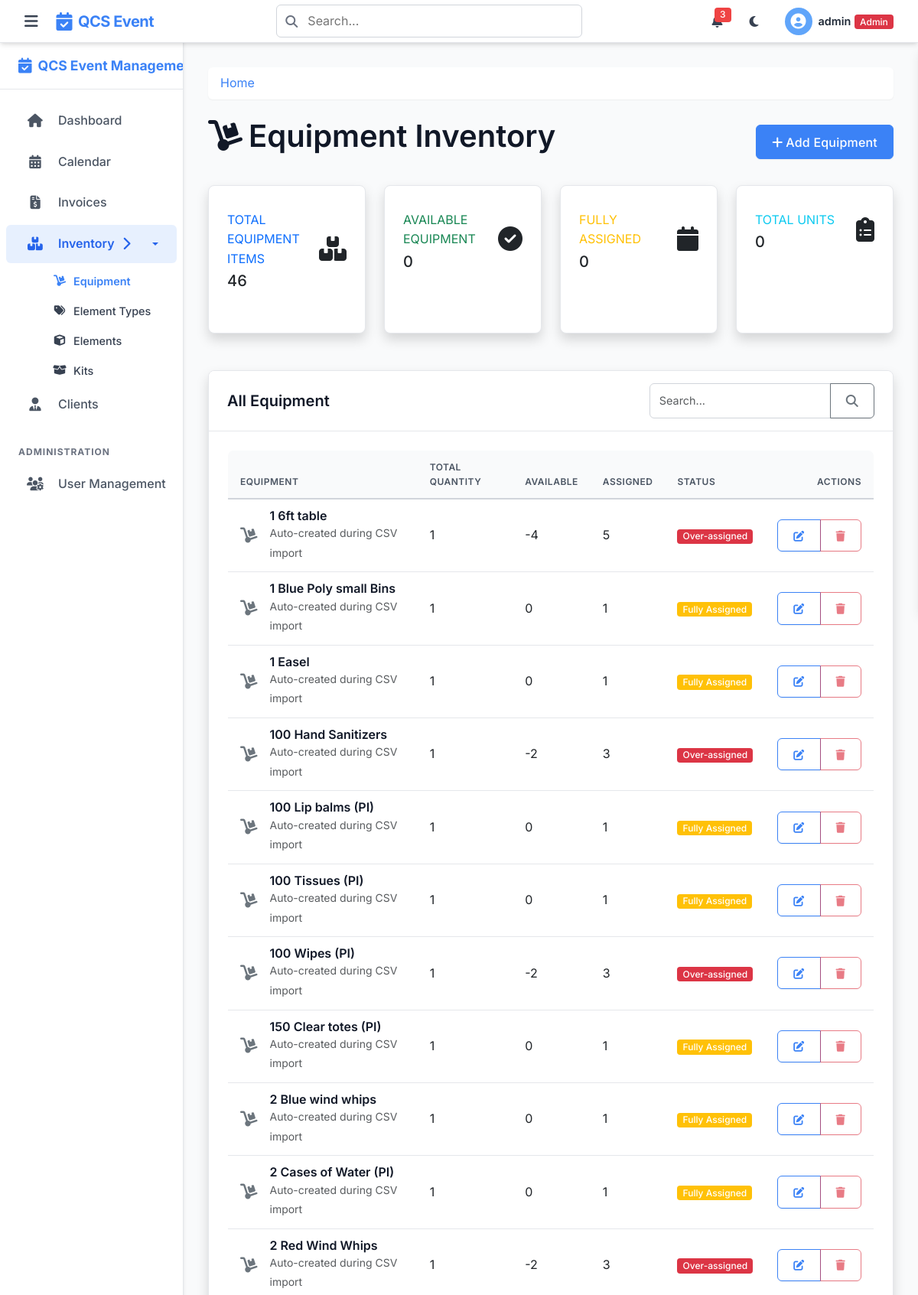
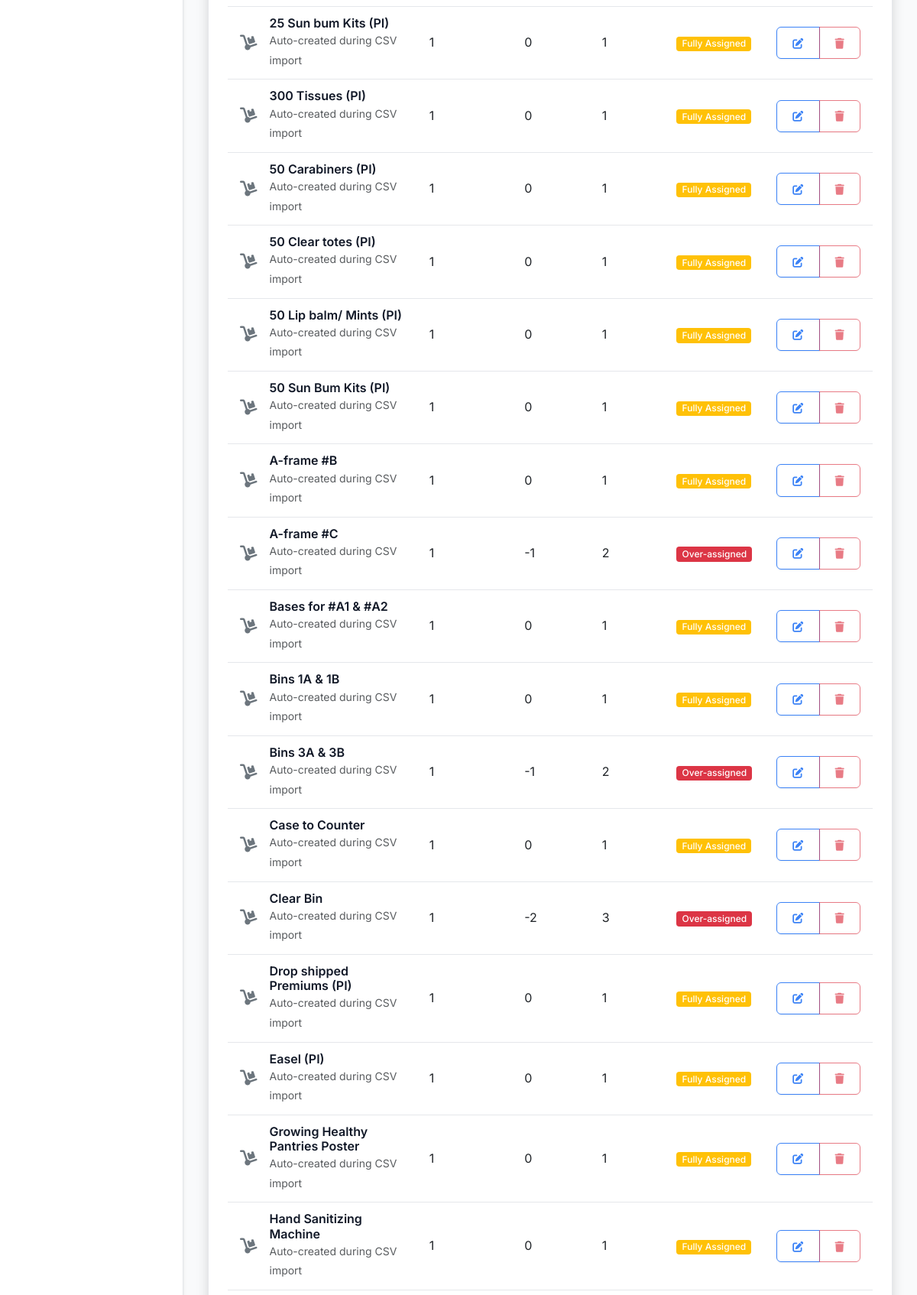
The page /equipment (signed in, upper part) on the database its author committed (2 pictures, top to bottom).
### tables this page shows
CREATE TABLE equipment (
    id INTEGER PRIMARY KEY AUTOINCREMENT,
    name TEXT NOT NULL,
    description TEXT,
    quantity INTEGER NOT NULL DEFAULT 1,
    status TEXT DEFAULT 'available' CHECK(status IN ('available', 'maintenance', 'retired')),
    created_by INTEGER,
    created_at TEXT NOT NULL DEFAULT (datetime('now')),
    FOREIGN KEY (created_by) REFERENCES users(id)
);

### app.py (the view)
@app.route('/equipment')
@login_required
def equipment():
    db = get_db()
    equipment = db.execute(
        '''SELECT e.*,
           (SELECT COUNT(*) FROM equipment_assignments WHERE equipment_id = e.id) as assignment_count
           FROM equipment e ORDER BY e.name'''
    ).fetchall()
    return render_template('equipment.html', equipment=equipment)

### app.py (called while the page is built)
@app.after_request
def add_security_headers(response):
    response.headers['X-Content-Type-Options'] = 'nosniff'
    response.headers['X-Frame-Options'] = 'DENY'
    response.headers['X-XSS-Protection'] = '1; mode=block'
    response.headers['Strict-Transport-Security'] = 'max-age=31536000; includeSubDomains'
    return response

### helpers.py (called while the page is built)
def get_db():
    if 'db' not in g:
        g.db = sqlite3.connect(
            current_app.config['DATABASE'],
            detect_types=sqlite3.PARSE_DECLTYPES
        )
        g.db.row_factory = sqlite3.Row
    return g.db

def login_required(f):
    @wraps(f)
    def decorated_function(*args, **kwargs):
        if 'user_id' not in session:
            if request.path.startswith('/api/') or request.is_json or request.headers.get('X-Requested-With') == 'XMLHttpRequest':
                return jsonify({'error': 'Authentication required'}), 401
            else:
                flash('Please log in first', 'warning')
                return redirect(url_for('login'))
        return f(*args, **kwargs)
    return decorated_function

### templates/equipment.html (shortened to what this page needs)
{% extends 'layout.html' %}
{% block content %}
<div class="d-flex justify-content-between align-items-center mb-4">
    <h1><i class="fas fa-dolly me-2"></i>Equipment Inventory</h1>
    <div>
        {% if 'admin' in session.role or 'staff' in session.role %}
        <a href="{{ url_for('new_equipment') }}" class="btn btn-primary">
            <i class="fas fa-plus me-1"></i>Add Equipment
        </a>
        {% endif %}
    </div>
</div>
<div class="row mb-4">
    <div class="col-xl-3 col-md-6 mb-4">
        <div class="card border-left-primary shadow h-100 py-2">
            <div class="card-body">
                <div class="row no-gutters align-items-center">
                    <div class="col mr-2">
                        <div class="text-xs font-weight-bold text-primary text-uppercase mb-1">
                            Total Equipment Items
                        </div>
                        <div class="h5 mb-0 font-weight-bold text-gray-800">{{ equipment|length }}</div>
                    </div>
                    <div class="col-auto">
                        <i class="fas fa-boxes fa-2x text-gray-300"></i>
                    </div>
                </div>
            </div>
        </div>
    </div>
    <div class="col-xl-3 col-md-6 mb-4">
        <div class="card border-left-success shadow h-100 py-2">
            <div class="card-body">
                <div class="row no-gutters align-items-center">
                    <div class="col mr-2">
                        <div class="text-xs font-weight-bold text-success text-uppercase mb-1">
                            Available Equipment
                        </div>
                        <div class="h5 mb-0 font-weight-bold text-gray-800">
                            {% set available_count = 0 %}
                            {% for item in equipment %}
                                {% if item.quantity > item.assignment_count %}
                                    {% set available_count = available_count + 1 %}
                                {% endif %}
                            {% endfor %}
                            {{ available_count }}
                        </div>
                    </div>
                    <div class="col-auto">
                        <i class="fas fa-check-circle fa-2x text-gray-300"></i>
                    </div>
                </div>
            </div>
        </div>
    </div>
    <div class="col-xl-3 col-md-6 mb-4">
        <div class="card border-left-warning shadow h-100 py-2">
            <div class="card-body">
                <div class="row no-gutters align-items-center">
                    <div class="col mr-2">
                        <div class="text-xs font-weight-bold text-warning text-uppercase mb-1">
                            Fully Assigned
                        </div>
                        <div class="h5 mb-0 font-weight-bold text-gray-800">
                            {% set fully_assigned = 0 %}
                            {% for item in equipment %}
                                {% if item.quantity == item.assignment_count %}
                                    {% set fully_assigned = fully_assigned + 1 %}
                                {% endif %}
                            {% endfor %}
                            {{ fully_assigned }}
                        </div>
                    </div>
                    <div class="col-auto">
                        <i class="fas fa-calendar fa-2x text-gray-300"></i>
                    </div>
                </div>
            </div>
        </div>
    </div>
    <div class="col-xl-3 col-md-6 mb-4">
        <div class="card border-left-info shadow h-100 py-2">
            <div class="card-body">
                <div class="row no-gutters align-items-center">
                    <div class="col mr-2">
                        <div class="text-xs font-weight-bold text-info text-uppercase mb-1">
                            Total Units
                        </div>
                        <div class="h5 mb-0 font-weight-bold text-gray-800">
                            {% set total_units = 0 %}
                            {% for item in equipment %}
                                {% set total_units = total_units + item.quantity %}
                            {% endfor %}
                            {{ total_units }}
                        </div>
                    </div>
                    <div class="col-auto">
                        <i class="fas fa-clipboard-list fa-2x text-gray-300"></i>
                    </div>
                </div>
            </div>
        </div>
    </div>
</div>
<div class="card shadow mb-4">
    <div class="card-header bg-white py-3">
        <div class="row align-items-center">
            <div class="col">
                <h5 class="mb-0 text-gray-800">All Equipment</h5>
            </div>
            <div class="col-auto">
                <form method="get" class="d-flex">
                    <div class="input-group">
                        <input type="text" class="form-control" placeholder="Search..." name="search" value="{{ request.args.get('search', '') }}">
                        <button class="btn btn-outline-secondary" type="submit">
                            <i class="fas fa-search"></i>
                        </button>
                    </div>
                </form>
            </div>
        </div>
    </div>
    <div class="card-body">
        {% if equipment %}
            <div class="table-responsive">
                <table class="table table-hover align-middle">
                    <thead>
                        <tr>
                            <th>Equipment</th>
                            <th>Total Quantity</th>
                            <th>Available</th>
                            <th>Assigned</th>
                            <th>Status</th>
                            <th class="text-end">Actions</th>
                        </tr>
                    </thead>
                    <tbody>
                        {% for item in equipment %}
                        <tr>
                            <td>
                                <div class="d-flex align-items-center">
                                    <div class="flex-shrink-0">
                                        <i class="fas fa-dolly fa-lg text-secondary me-3"></i>
                                    </div>
                                    <div>
                                        <h6 class="mb-0">{{ item.name }}</h6>
                                        {% if item.description %}
                                        <small class="text-muted">{{ item.description }}</small>
                                        {% endif %}
                                    </div>
                                </div>
                            </td>
                            <td>{{ item.quantity }}</td>
                            <td>{{ item.quantity - item.assignment_count }}</td>
                            <td>{{ item.assignment_count }}</td>
                            <td>
                                {% if item.quantity == item.assignment_count %}
                                <span class="badge bg-warning">Fully Assigned</span>
                                {% elif item.quantity > item.assignment_count %}
                                <span class="badge bg-success">Available</span>
                                {% else %}
                                <span class="badge bg-danger">Over-assigned</span>
                                {% endif %}
                            </td>
                            <td class="text-end">
                                {% if 'admin' in session.role or 'staff' in session.role %}
                                <div class="btn-group">
                                    <a href="{{ url_for('edit_equipment', equipment_id=item.id) }}" class="btn btn-sm btn-outline-primary">
                                        <i class="fas fa-edit"></i>
                                    </a>
                                    <button type="button" class="btn btn-sm btn-outline-danger {% if item.assignment_count > 0 %}disabled{% endif %}"
                                            data-bs-toggle="modal" data-bs-target="#deleteModal{{ item.id }}"
                                            {% if item.assignment_count > 0 %}disabled{% endif %}>
                                        <i class="fas fa-trash"></i>
                                    </button>
                                </div>
                                {% endif %}
                            </td>
                        </tr>
                        {% endfor %}
                    </tbody>
                </table>
            </div>
        {% endif %}
    </div>
</div>
{% endblock %}

### rows shown on the page
equipment: name "1 6ft table", description "Auto-created during CSV import", quantity "1", item.quantity-item.assignment_count "-4", assignment_count "5", shows "Over-assigned"
equipment: name "1 Blue Poly small Bins", description "Auto-created during CSV import", quantity "1", item.quantity-item.assignment_count "0", assignment_count "1", shows "Fully Assigned"
equipment: name "1 Easel", description "Auto-created during CSV import", quantity "1", item.quantity-item.assignment_count "0", assignment_count "1", shows "Fully Assigned"
equipment: name "100 Hand Sanitizers", description "Auto-created during CSV import", quantity "1", item.quantity-item.assignment_count "-2", assignment_count "3", shows "Over-assigned"
equipment: name "100 Lip balms (PI)", description "Auto-created during CSV import", quantity "1", item.quantity-item.assignment_count "0", assignment_count "1", shows "Fully Assigned"
equipment: name "100 Tissues (PI)", description "Auto-created during CSV import", quantity "1", item.quantity-item.assignment_count "0", assignment_count "1", shows "Fully Assigned"
equipment: name "100 Wipes (PI)", description "Auto-created during CSV import", quantity "1", item.quantity-item.assignment_count "-2", assignment_count "3", shows "Over-assigned"
equipment: name "150 Clear totes (PI)", description "Auto-created during CSV import", quantity "1", item.quantity-item.assignment_count "0", assignment_count "1", shows "Fully Assigned"
equipment: name "2 Blue wind whips", description "Auto-created during CSV import", quantity "1", item.quantity-item.assignment_count "0", assignment_count "1", shows "Fully Assigned"
equipment: name "2 Cases of Water (PI)", description "Auto-created during CSV import", quantity "1", item.quantity-item.assignment_count "0", assignment_count "1", shows "Fully Assigned"
equipment: name "2 Red Wind Whips", description "Auto-created during CSV import", quantity "1", item.quantity-item.assignment_count "-2", assignment_count "3", shows "Over-assigned"
equipment: name "25 Sun bum Kits (PI)", description "Auto-created during CSV import", quantity "1", item.quantity-item.assignment_count "0", assignment_count "1", shows "Fully Assigned"
equipment: name "300 Tissues (PI)", description "Auto-created during CSV import", quantity "1", item.quantity-item.assignment_count "0", assignment_count "1", shows "Fully Assigned"
equipment: name "50 Carabiners (PI)", description "Auto-created during CSV import", quantity "1", item.quantity-item.assignment_count "0", assignment_count "1", shows "Fully Assigned"
equipment: name "50 Clear totes (PI)", description "Auto-created during CSV import", quantity "1", item.quantity-item.assignment_count "0", assignment_count "1", shows "Fully Assigned"
equipment: name "50 Lip balm/ Mints (PI)", description "Auto-created during CSV import", quantity "1", item.quantity-item.assignment_count "0", assignment_count "1", shows "Fully Assigned"
equipment: name "50 Sun Bum Kits (PI)", description "Auto-created during CSV import", quantity "1", item.quantity-item.assignment_count "0", assignment_count "1", shows "Fully Assigned"
equipment: name "A-frame #B", description "Auto-created during CSV import", quantity "1", item.quantity-item.assignment_count "0", assignment_count "1", shows "Fully Assigned"
equipment: name "A-frame #C", description "Auto-created during CSV import", quantity "1", item.quantity-item.assignment_count "-1", assignment_count "2", shows "Over-assigned"
equipment: name "Bases for #A1 & #A2", description "Auto-created during CSV import", quantity "1", item.quantity-item.assignment_count "0", assignment_count "1", shows "Fully Assigned"
equipment: name "Bins 1A & 1B", description "Auto-created during CSV import", quantity "1", item.quantity-item.assignment_count "0", assignment_count "1", shows "Fully Assigned"
equipment: name "Bins 3A & 3B", description "Auto-created during CSV import", quantity "1", item.quantity-item.assignment_count "-1", assignment_count "2", shows "Over-assigned"
equipment: name "Case to Counter", description "Auto-created during CSV import", quantity "1", item.quantity-item.assignment_count "0", assignment_count "1", shows "Fully Assigned"
equipment: name "Clear Bin", description "Auto-created during CSV import", quantity "1", item.quantity-item.assignment_count "-2", assignment_count "3", shows "Over-assigned"
equipment: name "Drop shipped Premiums (PI)", description "Auto-created during CSV import", quantity "1", item.quantity-item.assignment_count "0", assignment_count "1", shows "Fully Assigned"
equipment: name "Easel (PI)", description "Auto-created during CSV import", quantity "1", item.quantity-item.assignment_count "0", assignment_count "1", shows "Fully Assigned"
equipment: name "Growing Healthy Pantries Poster", description "Auto-created during CSV import", quantity "1", item.quantity-item.assignment_count "0", assignment_count "1", shows "Fully Assigned"
equipment: name "Hand Sanitizing Machine", description "Auto-created during CSV import", quantity "1", item.quantity-item.assignment_count "0", assignment_count "1", shows "Fully Assigned"

### other values the page prints
{{ session.username }} "admin"
{{ equipment|length }} "46"
{{ available_count }} "0"
{{ fully_assigned }} "0"
{{ total_units }} "0"
